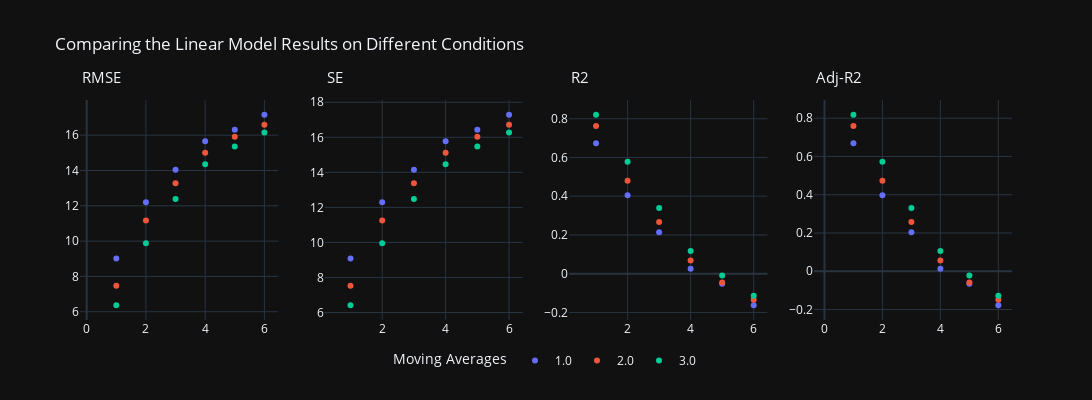
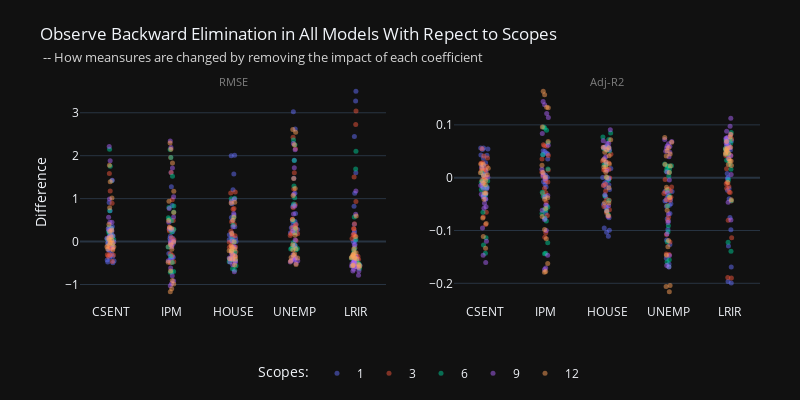
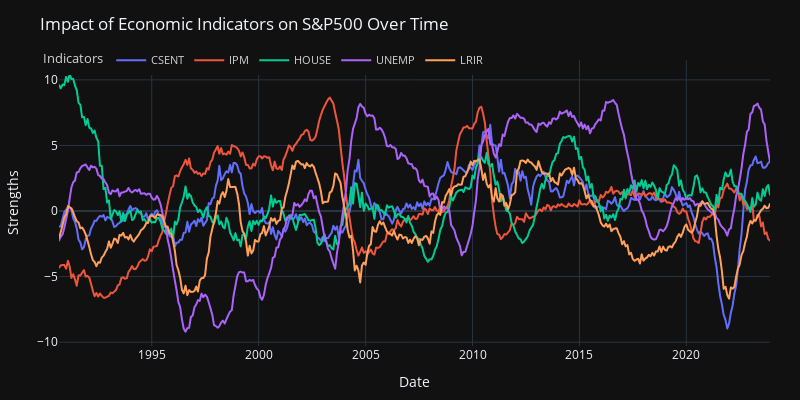

Notebook cell for these charts, in order:
### Markdown cell above
### Multiple linear Regression

### Code cell
# comparing model performance & backward elimination test
fig1_1, fig1_2, fig1_3 = PA.model_learning(model='LinR', scopes=[1, 3, 6, 9, 12], alpha_=0.1)

horizon_plots(fig1_1, 'Linear Model').show()
fig1_2.show()
fig1_3.show()

### Figure 1 — Plotly figure (JSON) as saved in the notebook; plotly's stock layout.template omitted (floating-point values rounded to 4 significant figures)
{"data": [{"hovertemplate": "MA=1.0<br>FP=%{x}<br>RMSE=%{y}<extra></extra>", "legendgroup": "1.0", "marker": {"color": "#636efa", "symbol": "circle"}, "mode": "markers", "name": "1.0", "orientation": "v", "showlegend": true, "type": "scatter", "x": [1, 2, 3, 4, 5, 6], "xaxis": "x", "y": [9.01, 12.2, 14.04, 15.66, 16.3, 17.16], "yaxis": "y"}, {"hovertemplate": "MA=2.0<br>FP=%{x}<br>RMSE=%{y}<extra></extra>", "legendgroup": "2.0", "marker": {"color": "#EF553B", "symbol": "circle"}, "mode": "markers", "name": "2.0", "orientation": "v", "showlegend": true, "type": "scatter", "x": [1, 2, 3, 4, 5, 6], "xaxis": "x", "y": [7.476, 11.16, 13.28, 15.0, 15.91, 16.59], "yaxis": "y"}, {"hovertemplate": "MA=3.0<br>FP=%{x}<br>RMSE=%{y}<extra></extra>", "legendgroup": "3.0", "marker": {"color": "#00cc96", "symbol": "circle"}, "mode": "markers", "name": "3.0", "orientation": "v", "showlegend": true, "type": "scatter", "x": [1, 2, 3, 4, 5, 6], "xaxis": "x", "y": [6.367, 9.873, 12.39, 14.35, 15.36, 16.16], "yaxis": "y"}, {"hovertemplate": "MA=1.0<br>FP=%{x}<br>SE=%{y}<extra></extra>", "legendgroup": "1.0", "marker": {"color": "#636efa", "symbol": "circle"}, "mode": "markers", "name": "1.0", "orientation": "v", "showlegend": false, "type": "scatter", "x": [1, 2, 3, 4, 5, 6], "xaxis": "x2", "y": [9.077, 12.29, 14.15, 15.78, 16.43, 17.29], "yaxis": "y2"}, {"hovertemplate": "MA=2.0<br>FP=%{x}<br>SE=%{y}<extra></extra>", "legendgroup": "2.0", "marker": {"color": "#EF553B", "symbol": "circle"}, "mode": "markers", "name": "2.0", "orientation": "v", "showlegend": false, "type": "scatter", "x": [1, 2, 3, 4, 5, 6], "xaxis": "x2", "y": [7.532, 11.25, 13.38, 15.11, 16.03, 16.72], "yaxis": "y2"}, {"hovertemplate": "MA=3.0<br>FP=%{x}<br>SE=%{y}<extra></extra>", "legendgroup": "3.0", "marker": {"color": "#00cc96", "symbol": "circle"}, "mode": "markers", "name": "3.0", "orientation": "v", "showlegend": false, "type": "scatter", "x": [1, 2, 3, 4, 5, 6], "xaxis": "x2", "y": [6.415, 9.948, 12.48, 14.46, 15.48, 16.28], "yaxis": "y2"}, {"hovertemplate": "MA=1.0<br>FP=%{x}<br>R2=%{y}<extra></extra>", "legendgroup": "1.0", "marker": {"color": "#636efa", "symbol": "circle"}, "mode": "markers", "name": "1.0", "orientation": "v", "showlegend": false, "type": "scatter", "x": [1, 2, 3, 4, 5, 6], "xaxis": "x3", "y": [0.6727, 0.405, 0.2134, 0.02599, -0.05225, -0.1629], "yaxis": "y3"}, {"hovertemplate": "MA=2.0<br>FP=%{x}<br>R2=%{y}<extra></extra>", "legendgroup": "2.0", "marker": {"color": "#EF553B", "symbol": "circle"}, "mode": "markers", "name": "2.0", "orientation": "v", "showlegend": false, "type": "scatter", "x": [1, 2, 3, 4, 5, 6], "xaxis": "x3", "y": [0.7622, 0.4803, 0.2664, 0.06784, -0.04537, -0.135], "yaxis": "y3"}, {"hovertemplate": "MA=3.0<br>FP=%{x}<br>R2=%{y}<extra></extra>", "legendgroup": "3.0", "marker": {"color": "#00cc96", "symbol": "circle"}, "mode": "markers", "name": "3.0", "orientation": "v", "showlegend": false, "type": "scatter", "x": [1, 2, 3, 4, 5, 6], "xaxis": "x3", "y": [0.8204, 0.5784, 0.3389, 0.1166, -0.009798, -0.1142], "yaxis": "y3"}, {"hovertemplate": "MA=1.0<br>FP=%{x}<br>Adj-R2=%{y}<extra></extra>", "legendgroup": "1.0", "marker": {"color": "#636efa", "symbol": "circle"}, "mode": "markers", "name": "1.0", "orientation": "v", "showlegend": false, "type": "scatter", "x": [1, 2, 3, 4, 5, 6], "xaxis": "x4", "y": [0.6686, 0.3975, 0.2035, 0.01369, -0.06557, -0.1776], "yaxis": "y4"}, {"hovertemplate": "MA=2.0<br>FP=%{x}<br>Adj-R2=%{y}<extra></extra>", "legendgroup": "2.0", "marker": {"color": "#EF553B", "symbol": "circle"}, "mode": "markers", "name": "2.0", "orientation": "v", "showlegend": false, "type": "scatter", "x": [1, 2, 3, 4, 5, 6], "xaxis": "x4", "y": [0.7592, 0.4737, 0.2571, 0.05607, -0.0586, -0.1494], "yaxis": "y4"}, {"hovertemplate": "MA=3.0<br>FP=%{x}<br>Adj-R2=%{y}<extra></extra>", "legendgroup": "3.0", "marker": {"color": "#00cc96", "symbol": "circle"}, "mode": "markers", "name": "3.0", "orientation": "v", "showlegend": false, "type": "scatter", "x": [1, 2, 3, 4, 5, 6], "xaxis": "x4", "y": [0.8182, 0.5731, 0.3306, 0.1055, -0.02258, -0.1284], "yaxis": "y4"}], "layout": {"annotations": [{"font": {"size": 15}, "showarrow": false, "text": "RMSE", "x": 0.5, "xanchor": "center", "xref": "x", "y": 1.05, "yanchor": "bottom", "yref": "paper"}, {"font": {"size": 15}, "showarrow": false, "text": "SE", "x": 0.5, "xanchor": "center", "xref": "x2", "y": 1.05, "yanchor": "bottom", "yref": "paper"}, {"font": {"size": 15}, "showarrow": false, "text": "R2", "x": 0.5, "xanchor": "center", "xref": "x3", "y": 1.05, "yanchor": "bottom", "yref": "paper"}, {"font": {"size": 15}, "showarrow": false, "text": "Adj-R2", "x": 0.5, "xanchor": "center", "xref": "x4", "y": 1.05, "yanchor": "bottom", "yref": "paper"}], "height": 400, "legend": {"orientation": "h", "title": {"text": "Moving Averages"}, "x": 0.5, "xanchor": "center", "y": -0.25, "yanchor": "bottom"}, "title": {"text": "Comparing the Linear Model Results on Different Conditions"}, "width": 1250, "xaxis": {"anchor": "y", "domain": [0, 0.2125]}, "xaxis2": {"anchor": "y2", "domain": [0.2625, 0.475]}, "xaxis3": {"anchor": "y3", "domain": [0.525, 0.7375]}, "xaxis4": {"anchor": "y4", "domain": [0.7875, 1]}, "yaxis": {"anchor": "x", "domain": [0, 1]}, "yaxis2": {"anchor": "x2", "domain": [0, 1]}, "yaxis3": {"anchor": "x3", "domain": [0, 1]}, "yaxis4": {"anchor": "x4", "domain": [0, 1]}}}

### Figure 2 — Plotly figure (JSON) as saved in the notebook; plotly's stock layout.template omitted (floating-point values rounded to 4 significant figures)
{"data": [{"alignmentgroup": "True", "boxpoints": "all", "fillcolor": "rgba(255,255,255,0)", "hoveron": "points", "hovertemplate": "sc=1<br>theta=%{x}<br>diff=%{y}<extra></extra>", "legendgroup": "1", "line": {"color": "rgba(255,255,255,0)"}, "marker": {"color": "#636efa", "opacity": 0.5, "size": 5}, "name": "1", "offsetgroup": "1", "orientation": "v", "pointpos": 0, "showlegend": true, "type": "box", "x": ["CSENT", "IPM", "HOUSE", "UNEMP", "LRIR", "CSENT", "IPM", "HOUSE", "UNEMP", "LRIR", "CSENT", "IPM", "HOUSE", "UNEMP", "LRIR", "CSENT", "IPM", "HOUSE", "UNEMP", "LRIR", "CSENT", "IPM", "HOUSE", "UNEMP", "LRIR", "CSENT", "IPM", "HOUSE", "UNEMP", "LRIR", "CSENT", "IPM", "HOUSE", "UNEMP", "LRIR", "CSENT", "IPM", "HOUSE", "UNEMP", "LRIR", "CSENT", "IPM", "HOUSE", "UNEMP", "LRIR", "CSENT", "IPM", "HOUSE", "UNEMP", "LRIR", "CSENT", "IPM", "HOUSE", "UNEMP", "LRIR", "CSENT", "IPM", "HOUSE", "UNEMP", "LRIR", "CSENT", "IPM", "HOUSE", "UNEMP", "LRIR", "CSENT", "IPM", "HOUSE", "UNEMP", "LRIR", "CSENT", "IPM", "HOUSE", "UNEMP", "LRIR", "CSENT", "IPM", "HOUSE", "UNEMP", "LRIR", "CSENT", "IPM", "HOUSE", "UNEMP", "LRIR", "CSENT", "IPM", "HOUSE", "UNEMP", "LRIR"], "x0": " ", "xaxis": "x", "y": [0.348, 0.8391, 1.575, 1.892, 2.445, -0.3237, 0.02371, 0.616, 0.8463, 0.8233, -0.2105, 0.1262, 0.3436, 0.4692, 0.1952, -0.4775, -0.05377, 0.004233, 0.3246, -0.06944, -0.454, -0.4107, -0.1393, 0.2057, -0.412, -0.2887, -0.3636, 0.07979, 0.2036, -0.5205, 0.7195, 1.279, 2.0, 2.622, 3.275, -0.1357, -0.009691, 0.8794, 1.124, 1.126, -0.1496, 0.07422, 0.4887, 0.6524, 0.235, -0.4939, -0.08684, 0.1572, 0.3763, -0.003837, -0.4278, -0.3967, -0.004436, 0.2809, -0.4205, -0.1915, -0.3517, 0.107, 0.3306, -0.5445, 0.9101, 1.606, 2.01, 3.026, 3.503, 0.2212, 0.236, 1.207, 1.477, 1.603, 0.03462, 0.07769, 0.5602, 0.8129, 0.4046, -0.3827, -0.03899, 0.1965, 0.4655, 0.01771, -0.3418, -0.3519, 0.0454, 0.3282, -0.3924, -0.0976, -0.2772, 0.1027, 0.3994, -0.5505], "y0": " ", "yaxis": "y"}, {"alignmentgroup": "True", "boxpoints": "all", "fillcolor": "rgba(255,255,255,0)", "hoveron": "points", "hovertemplate": "sc=1<br>theta=%{x}<br>diff=%{y}<extra></extra>", "legendgroup": "1", "line": {"color": "rgba(255,255,255,0)"}, "marker": {"color": "#636efa", "opacity": 0.5, "size": 5}, "name": "1", "offsetgroup": "1", "orientation": "v", "pointpos": 0, "showlegend": false, "type": "box", "x": ["CSENT", "IPM", "HOUSE", "UNEMP", "LRIR", "CSENT", "IPM", "HOUSE", "UNEMP", "LRIR", "CSENT", "IPM", "HOUSE", "UNEMP", "LRIR", "CSENT", "IPM", "HOUSE", "UNEMP", "LRIR", "CSENT", "IPM", "HOUSE", "UNEMP", "LRIR", "CSENT", "IPM", "HOUSE", "UNEMP", "LRIR", "CSENT", "IPM", "HOUSE", "UNEMP", "LRIR", "CSENT", "IPM", "HOUSE", "UNEMP", "LRIR", "CSENT", "IPM", "HOUSE", "UNEMP", "LRIR", "CSENT", "IPM", "HOUSE", "UNEMP", "LRIR", "CSENT", "IPM", "HOUSE", "UNEMP", "LRIR", "CSENT", "IPM", "HOUSE", "UNEMP", "LRIR", "CSENT", "IPM", "HOUSE", "UNEMP", "LRIR", "CSENT", "IPM", "HOUSE", "UNEMP", "LRIR", "CSENT", "IPM", "HOUSE", "UNEMP", "LRIR", "CSENT", "IPM", "HOUSE", "UNEMP", "LRIR", "CSENT", "IPM", "HOUSE", "UNEMP", "LRIR", "CSENT", "IPM", "HOUSE", "UNEMP", "LRIR"], "x0": " ", "xaxis": "x2", "y": [-0.02114, -0.05265, -0.1035, -0.1268, -0.1693, 0.02818, -0.002097, -0.05596, -0.07767, -0.07549, 0.02153, -0.01308, -0.03592, -0.04929, -0.02029, 0.05442, 0.006218, -0.0004905, -0.03803, 0.008027, 0.05616, 0.05089, 0.01741, -0.02599, 0.05105, 0.03679, 0.04622, -0.01028, -0.02634, 0.06585, -0.03605, -0.06707, -0.111, -0.1524, -0.1993, 0.01115, 0.0008016, -0.07603, -0.09832, -0.09852, 0.01505, -0.007534, -0.05046, -0.06781, -0.02402, 0.0561, 0.01001, -0.01829, -0.04411, 0.0004437, 0.05337, 0.04954, 0.0005612, -0.03587, 0.05246, 0.02463, 0.04498, -0.0139, -0.04323, 0.06921, -0.0408, -0.07686, -0.09977, -0.1636, -0.1966, -0.0165, -0.01762, -0.09516, -0.1182, -0.1292, -0.003368, -0.007572, -0.05577, -0.08182, -0.04, 0.04294, 0.004434, -0.02255, -0.05395, -0.002018, 0.04255, 0.0438, -0.005729, -0.04182, 0.04877, 0.01258, 0.03553, -0.01332, -0.05235, 0.06991], "y0": " ", "yaxis": "y2"}, {"alignmentgroup": "True", "boxpoints": "all", "fillcolor": "rgba(255,255,255,0)", "hoveron": "points", "hovertemplate": "sc=3<br>theta=%{x}<br>diff=%{y}<extra></extra>", "legendgroup": "3", "line": {"color": "rgba(255,255,255,0)"}, "marker": {"color": "#EF553B", "opacity": 0.5, "size": 5}, "name": "3", "offsetgroup": "3", "orientation": "v", "pointpos": 0, "showlegend": true, "type": "box", "x": ["CSENT", "IPM", "HOUSE", "UNEMP", "LRIR", "CSENT", "IPM", "HOUSE", "UNEMP", "LRIR", "CSENT", "IPM", "HOUSE", "UNEMP", "LRIR", "CSENT", "IPM", "HOUSE", "UNEMP", "LRIR", "CSENT", "IPM", "HOUSE", "UNEMP", "LRIR", "CSENT", "IPM", "HOUSE", "UNEMP", "LRIR", "CSENT", "IPM", "HOUSE", "UNEMP", "LRIR", "CSENT", "IPM", "HOUSE", "UNEMP", "LRIR", "CSENT", "IPM", "HOUSE", "UNEMP", "LRIR", "CSENT", "IPM", "HOUSE", "UNEMP", "LRIR", "CSENT", "IPM", "HOUSE", "UNEMP", "LRIR", "CSENT", "IPM", "HOUSE", "UNEMP", "LRIR", "CSENT", "IPM", "HOUSE", "UNEMP", "LRIR", "CSENT", "IPM", "HOUSE", "UNEMP", "LRIR", "CSENT", "IPM", "HOUSE", "UNEMP", "LRIR", "CSENT", "IPM", "HOUSE", "UNEMP", "LRIR", "CSENT", "IPM", "HOUSE", "UNEMP", "LRIR", "CSENT", "IPM", "HOUSE", "UNEMP", "LRIR"], "x0": " ", "xaxis": "x", "y": [0.8936, 0.9741, 0.7498, 1.602, 1.506, -0.3144, 0.4926, 0.1341, 0.7934, 0.2948, 0.1202, 0.2796, 0.2392, 0.3479, 0.4161, -0.3083, -0.0837, -0.366, 0.1801, 0.163, -0.03766, -0.494, -0.129, 0.02643, -0.3511, -0.09967, -0.4819, -0.1196, 0.2837, -0.4139, 1.178, 1.61, 1.155, 2.162, 2.729, -0.3064, 0.09085, 0.4633, 0.8628, 0.3067, -0.1266, 0.3292, 0.1454, 0.3988, 0.1599, -0.3437, -0.02377, -0.2641, 0.1819, 0.07207, -0.1701, -0.2842, -0.1324, 0.1403, -0.3421, -0.001525, -0.4684, -0.1121, 0.2283, -0.5599, 1.584, 1.957, 1.129, 2.427, 3.039, 0.03305, 0.2431, 0.7726, 1.226, 0.9324, -0.1562, 0.2797, 0.3983, 0.5173, 0.1136, -0.4657, 0.04184, -0.2346, 0.2098, -0.1428, -0.1149, -0.1184, -0.0176, 0.2041, -0.3408, 0.003982, -0.3239, 0.005344, 0.3208, -0.5698], "y0": " ", "yaxis": "y"}, {"alignmentgroup": "True", "boxpoints": "all", "fillcolor": "rgba(255,255,255,0)", "hoveron": "points", "hovertemplate": "sc=3<br>theta=%{x}<br>diff=%{y}<extra></extra>", "legendgroup": "3", "line": {"color": "rgba(255,255,255,0)"}, "marker": {"color": "#EF553B", "opacity": 0.5, "size": 5}, "name": "3", "offsetgroup": "3", "orientation": "v", "pointpos": 0, "showlegend": false, "type": "box", "x": ["CSENT", "IPM", "HOUSE", "UNEMP", "LRIR", "CSENT", "IPM", "HOUSE", "UNEMP", "LRIR", "CSENT", "IPM", "HOUSE", "UNEMP", "LRIR", "CSENT", "IPM", "HOUSE", "UNEMP", "LRIR", "CSENT", "IPM", "HOUSE", "UNEMP", "LRIR", "CSENT", "IPM", "HOUSE", "UNEMP", "LRIR", "CSENT", "IPM", "HOUSE", "UNEMP", "LRIR", "CSENT", "IPM", "HOUSE", "UNEMP", "LRIR", "CSENT", "IPM", "HOUSE", "UNEMP", "LRIR", "CSENT", "IPM", "HOUSE", "UNEMP", "LRIR", "CSENT", "IPM", "HOUSE", "UNEMP", "LRIR", "CSENT", "IPM", "HOUSE", "UNEMP", "LRIR", "CSENT", "IPM", "HOUSE", "UNEMP", "LRIR", "CSENT", "IPM", "HOUSE", "UNEMP", "LRIR", "CSENT", "IPM", "HOUSE", "UNEMP", "LRIR", "CSENT", "IPM", "HOUSE", "UNEMP", "LRIR", "CSENT", "IPM", "HOUSE", "UNEMP", "LRIR", "CSENT", "IPM", "HOUSE", "UNEMP", "LRIR"], "x0": " ", "xaxis": "x2", "y": [-0.06533, -0.07153, -0.05439, -0.1217, -0.1139, 0.02834, -0.046, -0.01233, -0.07506, -0.02729, -0.01264, -0.02958, -0.02527, -0.0369, -0.04424, 0.03728, 0.0102, 0.04417, -0.02213, -0.02002, 0.004598, 0.05941, 0.0157, -0.003234, 0.04243, 0.013, 0.06212, 0.01559, -0.03744, 0.05348, -0.07426, -0.1044, -0.0727, -0.1453, -0.1899, 0.02724, -0.008227, -0.04268, -0.08093, -0.02805, 0.01295, -0.03431, -0.01504, -0.04167, -0.01655, 0.04125, 0.002884, 0.03178, -0.02224, -0.008775, 0.02118, 0.03525, 0.01651, -0.01765, 0.04235, 0.0001993, 0.06032, 0.0146, -0.03006, 0.07189, -0.08854, -0.1126, -0.0609, -0.1446, -0.1891, -0.00273, -0.0203, -0.0663, -0.1076, -0.08066, 0.01557, -0.0284, -0.04065, -0.05305, -0.01146, 0.05495, -0.005028, 0.02791, -0.02536, 0.01704, 0.01426, 0.01469, 0.002191, -0.0256, 0.04194, -0.0005229, 0.04208, -0.0007019, -0.04256, 0.07342], "y0": " ", "yaxis": "y2"}, {"alignmentgroup": "True", "boxpoints": "all", "fillcolor": "rgba(255,255,255,0)", "hoveron": "points", "hovertemplate": "sc=6<br>theta=%{x}<br>diff=%{y}<extra></extra>", "legendgroup": "6", "line": {"color": "rgba(255,255,255,0)"}, "marker": {"color": "#00cc96", "opacity": 0.5, "size": 5}, "name": "6", "offsetgroup": "6", "orientation": "v", "pointpos": 0, "showlegend": true, "type": "box", "x": ["CSENT", "IPM", "HOUSE", "UNEMP", "LRIR", "CSENT", "IPM", "HOUSE", "UNEMP", "LRIR", "CSENT", "IPM", "HOUSE", "UNEMP", "LRIR", "CSENT", "IPM", "HOUSE", "UNEMP", "LRIR", "CSENT", "IPM", "HOUSE", "UNEMP", "LRIR", "CSENT", "IPM", "HOUSE", "UNEMP", "LRIR", "CSENT", "IPM", "HOUSE", "UNEMP", "LRIR", "CSENT", "IPM", "HOUSE", "UNEMP", "LRIR", "CSENT", "IPM", "HOUSE", "UNEMP", "LRIR", "CSENT", "IPM", "HOUSE", "UNEMP", "LRIR", "CSENT", "IPM", "HOUSE", "UNEMP", "LRIR", "CSENT", "IPM", "HOUSE", "UNEMP", "LRIR", "CSENT", "IPM", "HOUSE", "UNEMP", "LRIR", "CSENT", "IPM", "HOUSE", "UNEMP", "LRIR", "CSENT", "IPM", "HOUSE", "UNEMP", "LRIR", "CSENT", "IPM", "HOUSE", "UNEMP", "LRIR", "CSENT", "IPM", "HOUSE", "UNEMP", "LRIR", "CSENT", "IPM", "HOUSE", "UNEMP", "LRIR"], "x0": " ", "xaxis": "x", "y": [1.415, 1.523, 0.5628, 1.886, 0.5696, 0.3082, 0.7948, -0.2438, 0.8772, -0.1585, 0.2916, 0.4838, -0.2146, 0.205, -0.221, 0.1831, 0.2202, -0.6339, -0.09857, -0.2703, 0.155, -0.71, -0.6682, -0.1736, -0.3843, -0.06984, -0.7137, -0.4168, -0.1582, -0.3878, 1.757, 1.957, 0.9975, 2.254, 1.689, 0.3331, 0.6876, 0.04567, 1.022, -0.3305, 0.06025, 0.5175, -0.2284, 0.2912, -0.4048, 0.1408, 0.2868, -0.4675, -0.08576, -0.3579, 0.2406, -0.334, -0.5609, -0.1336, -0.5088, 0.04628, -0.6972, -0.4339, -0.1892, -0.5231, 2.151, 2.146, 1.011, 2.365, 2.102, 0.7176, 0.8299, 0.3798, 1.292, 0.04512, 0.07825, 0.5553, -0.009151, 0.4839, -0.5601, -0.04067, 0.2822, -0.415, -0.02552, -0.4545, 0.2378, -0.1274, -0.4074, -0.1335, -0.5667, 0.1188, -0.4854, -0.404, -0.1595, -0.6287], "y0": " ", "yaxis": "y"}, {"alignmentgroup": "True", "boxpoints": "all", "fillcolor": "rgba(255,255,255,0)", "hoveron": "points", "hovertemplate": "sc=6<br>theta=%{x}<br>diff=%{y}<extra></extra>", "legendgroup": "6", "line": {"color": "rgba(255,255,255,0)"}, "marker": {"color": "#00cc96", "opacity": 0.5, "size": 5}, "name": "6", "offsetgroup": "6", "orientation": "v", "pointpos": 0, "showlegend": false, "type": "box", "x": ["CSENT", "IPM", "HOUSE", "UNEMP", "LRIR", "CSENT", "IPM", "HOUSE", "UNEMP", "LRIR", "CSENT", "IPM", "HOUSE", "UNEMP", "LRIR", "CSENT", "IPM", "HOUSE", "UNEMP", "LRIR", "CSENT", "IPM", "HOUSE", "UNEMP", "LRIR", "CSENT", "IPM", "HOUSE", "UNEMP", "LRIR", "CSENT", "IPM", "HOUSE", "UNEMP", "LRIR", "CSENT", "IPM", "HOUSE", "UNEMP", "LRIR", "CSENT", "IPM", "HOUSE", "UNEMP", "LRIR", "CSENT", "IPM", "HOUSE", "UNEMP", "LRIR", "CSENT", "IPM", "HOUSE", "UNEMP", "LRIR", "CSENT", "IPM", "HOUSE", "UNEMP", "LRIR", "CSENT", "IPM", "HOUSE", "UNEMP", "LRIR", "CSENT", "IPM", "HOUSE", "UNEMP", "LRIR", "CSENT", "IPM", "HOUSE", "UNEMP", "LRIR", "CSENT", "IPM", "HOUSE", "UNEMP", "LRIR", "CSENT", "IPM", "HOUSE", "UNEMP", "LRIR", "CSENT", "IPM", "HOUSE", "UNEMP", "LRIR"], "x0": " ", "xaxis": "x2", "y": [-0.1138, -0.1231, -0.04331, -0.1552, -0.04385, -0.03124, -0.08212, 0.02417, -0.09093, 0.01576, -0.03366, -0.05622, 0.02433, -0.0236, 0.02506, -0.02285, -0.0275, 0.07701, 0.01219, 0.03323, -0.02017, 0.08992, 0.08473, 0.02236, 0.04916, 0.009549, 0.09575, 0.05641, 0.02157, 0.05254, -0.1276, -0.1438, -0.0693, -0.1685, -0.1223, -0.0324, -0.06792, -0.004388, -0.1024, 0.03123, -0.006818, -0.05955, 0.02557, -0.03323, 0.04502, -0.01752, -0.03586, 0.05697, 0.01059, 0.04379, -0.03172, 0.04324, 0.07207, 0.01741, 0.06548, -0.006393, 0.09414, 0.05907, 0.02595, 0.07102, -0.1433, -0.1429, -0.06231, -0.1597, -0.1395, -0.0656, -0.07628, -0.03417, -0.1214, -0.003993, -0.008546, -0.06179, 0.0009959, -0.0537, 0.05962, 0.005, -0.03508, 0.05034, 0.003139, 0.05506, -0.03132, 0.01657, 0.05252, 0.01738, 0.07267, -0.01655, 0.06635, 0.05537, 0.02202, 0.08555], "y0": " ", "yaxis": "y2"}, {"alignmentgroup": "True", "boxpoints": "all", "fillcolor": "rgba(255,255,255,0)", "hoveron": "points", "hovertemplate": "sc=9<br>theta=%{x}<br>diff=%{y}<extra></extra>", "legendgroup": "9", "line": {"color": "rgba(255,255,255,0)"}, "marker": {"color": "#ab63fa", "opacity": 0.5, "size": 5}, "name": "9", "offsetgroup": "9", "orientation": "v", "pointpos": 0, "showlegend": true, "type": "box", "x": ["CSENT", "IPM", "HOUSE", "UNEMP", "LRIR", "CSENT", "IPM", "HOUSE", "UNEMP", "LRIR", "CSENT", "IPM", "HOUSE", "UNEMP", "LRIR", "CSENT", "IPM", "HOUSE", "UNEMP", "LRIR", "CSENT", "IPM", "HOUSE", "UNEMP", "LRIR", "CSENT", "IPM", "HOUSE", "UNEMP", "LRIR", "CSENT", "IPM", "HOUSE", "UNEMP", "LRIR", "CSENT", "IPM", "HOUSE", "UNEMP", "LRIR", "CSENT", "IPM", "HOUSE", "UNEMP", "LRIR", "CSENT", "IPM", "HOUSE", "UNEMP", "LRIR", "CSENT", "IPM", "HOUSE", "UNEMP", "LRIR", "CSENT", "IPM", "HOUSE", "UNEMP", "LRIR", "CSENT", "IPM", "HOUSE", "UNEMP", "LRIR", "CSENT", "IPM", "HOUSE", "UNEMP", "LRIR", "CSENT", "IPM", "HOUSE", "UNEMP", "LRIR", "CSENT", "IPM", "HOUSE", "UNEMP", "LRIR", "CSENT", "IPM", "HOUSE", "UNEMP", "LRIR", "CSENT", "IPM", "HOUSE", "UNEMP", "LRIR"], "x0": " ", "xaxis": "x", "y": [1.427, 1.716, 0.6547, 1.721, -0.07798, 0.4523, 0.5737, -0.2774, 0.6391, -0.349, 0.4501, 0.2793, -0.3333, -0.09005, -0.4795, 0.3004, -0.1226, -0.7009, -0.3689, -0.5087, 0.1094, -0.9204, -0.4841, -0.4487, -0.4573, -0.1371, -1.032, -0.401, -0.5085, -0.4847, 1.883, 2.192, 0.9909, 2.14, 0.6383, 0.5676, 0.7712, 0.01858, 0.8255, -0.5874, 0.2553, 0.3036, -0.3071, 0.03781, -0.5209, 0.2377, -0.03449, -0.5379, -0.3834, -0.5701, 0.1439, -0.6154, -0.4755, -0.4295, -0.5959, -0.03457, -0.9757, -0.3996, -0.4788, -0.6839, 2.214, 2.341, 0.9378, 2.286, 1.178, 0.9931, 1.044, 0.3465, 1.109, -0.4649, 0.3107, 0.4469, -0.1177, 0.2476, -0.6885, 0.07611, 0.01309, -0.4516, -0.3056, -0.5817, 0.1379, -0.448, -0.3853, -0.4079, -0.6456, -0.006051, -0.7948, -0.3757, -0.4416, -0.7831], "y0": " ", "yaxis": "y"}, {"alignmentgroup": "True", "boxpoints": "all", "fillcolor": "rgba(255,255,255,0)", "hoveron": "points", "hovertemplate": "sc=9<br>theta=%{x}<br>diff=%{y}<extra></extra>", "legendgroup": "9", "line": {"color": "rgba(255,255,255,0)"}, "marker": {"color": "#ab63fa", "opacity": 0.5, "size": 5}, "name": "9", "offsetgroup": "9", "orientation": "v", "pointpos": 0, "showlegend": false, "type": "box", "x": ["CSENT", "IPM", "HOUSE", "UNEMP", "LRIR", "CSENT", "IPM", "HOUSE", "UNEMP", "LRIR", "CSENT", "IPM", "HOUSE", "UNEMP", "LRIR", "CSENT", "IPM", "HOUSE", "UNEMP", "LRIR", "CSENT", "IPM", "HOUSE", "UNEMP", "LRIR", "CSENT", "IPM", "HOUSE", "UNEMP", "LRIR", "CSENT", "IPM", "HOUSE", "UNEMP", "LRIR", "CSENT", "IPM", "HOUSE", "UNEMP", "LRIR", "CSENT", "IPM", "HOUSE", "UNEMP", "LRIR", "CSENT", "IPM", "HOUSE", "UNEMP", "LRIR", "CSENT", "IPM", "HOUSE", "UNEMP", "LRIR", "CSENT", "IPM", "HOUSE", "UNEMP", "LRIR", "CSENT", "IPM", "HOUSE", "UNEMP", "LRIR", "CSENT", "IPM", "HOUSE", "UNEMP", "LRIR", "CSENT", "IPM", "HOUSE", "UNEMP", "LRIR", "CSENT", "IPM", "HOUSE", "UNEMP", "LRIR", "CSENT", "IPM", "HOUSE", "UNEMP", "LRIR", "CSENT", "IPM", "HOUSE", "UNEMP", "LRIR"], "x0": " ", "xaxis": "x2", "y": [-0.1204, -0.1467, -0.05318, -0.1472, 0.006103, -0.04841, -0.06169, 0.02888, -0.0689, 0.03623, -0.05505, -0.03397, 0.03972, 0.01082, 0.05687, -0.04003, 0.01613, 0.09058, 0.04816, 0.06613, -0.01491, 0.1217, 0.06486, 0.06018, 0.06131, 0.01964, 0.1441, 0.05701, 0.07208, 0.06876, -0.147, -0.1739, -0.0736, -0.1693, -0.04646, -0.05781, -0.07921, -0.001849, -0.08497, 0.05697, -0.03058, -0.03643, 0.03606, -0.004495, 0.06071, -0.0316, 0.004546, 0.06977, 0.04997, 0.07387, -0.02006, 0.08384, 0.06506, 0.05885, 0.08124, 0.00502, 0.1379, 0.05743, 0.06865, 0.09746, -0.1604, -0.171, -0.06276, -0.1664, -0.08003, -0.09512, -0.1002, -0.03221, -0.1068, 0.04158, -0.03587, -0.05187, 0.01337, -0.02852, 0.07653, -0.009956, -0.001709, 0.05804, 0.03947, 0.07444, -0.01926, 0.06145, 0.05295, 0.05602, 0.08799, 0.0008895, 0.1141, 0.05463, 0.06408, 0.1125], "y0": " ", "yaxis": "y2"}, {"alignmentgroup": "True", "boxpoints": "all", "fillcolor": "rgba(255,255,255,0)", "hoveron": "points", "hovertemplate": "sc=12<br>theta=%{x}<br>diff=%{y}<extra></extra>", "legendgroup": "12", "line": {"color": "rgba(255,255,255,0)"}, "marker": {"color": "#FFA15A", "opacity": 0.5, "size": 5}, "name": "12", "offsetgroup": "12", "orientation": "v", "pointpos": 0, "showlegend": true, "type": "box", "x": ["CSENT", "IPM", "HOUSE", "UNEMP", "LRIR", "CSENT", "IPM", "HOUSE", "UNEMP", "LRIR", "CSENT", "IPM", "HOUSE", "UNEMP", "LRIR", "CSENT", "IPM", "HOUSE", "UNEMP", "LRIR", "CSENT", "IPM", "HOUSE", "UNEMP", "LRIR", "CSENT", "IPM", "HOUSE", "UNEMP", "LRIR", "CSENT", "IPM", "HOUSE", "UNEMP", "LRIR", "CSENT", "IPM", "HOUSE", "UNEMP", "LRIR", "CSENT", "IPM", "HOUSE", "UNEMP", "LRIR", "CSENT", "IPM", "HOUSE", "UNEMP", "LRIR", "CSENT", "IPM", "HOUSE", "UNEMP", "LRIR", "CSENT", "IPM", "HOUSE", "UNEMP", "LRIR", "CSENT", "IPM", "HOUSE", "UNEMP", "LRIR", "CSENT", "IPM", "HOUSE", "UNEMP", "LRIR", "CSENT", "IPM", "HOUSE", "UNEMP", "LRIR", "CSENT", "IPM", "HOUSE", "UNEMP", "LRIR", "CSENT", "IPM", "HOUSE", "UNEMP", "LRIR", "CSENT", "IPM", "HOUSE", "UNEMP", "LRIR"], "x0": " ", "xaxis": "x", "y": [1.014, 1.828, 0.5709, 2.254, -0.3096, 0.2703, 0.676, -0.1029, 1.076, -0.2988, 0.2365, 0.3098, -0.2149, 0.149, -0.2615, 0.07742, -0.1777, -0.5459, -0.1889, -0.1726, -0.06577, -0.9861, -0.411, -0.3725, -0.3376, 0.03535, -1.171, -0.1397, -0.5353, -0.3811, 1.392, 2.151, 0.9155, 2.544, 0.1205, 0.3982, 0.9374, 0.1887, 1.233, -0.5642, 0.04417, 0.3341, -0.1731, 0.3087, -0.3761, -0.02652, -0.07298, -0.398, -0.1659, -0.2624, -0.1217, -0.6874, -0.4094, -0.3195, -0.3706, -0.03846, -1.1, -0.2074, -0.4601, -0.5308, 1.778, 2.297, 0.897, 2.612, 0.5973, 0.7868, 1.172, 0.4979, 1.471, -0.548, 0.1128, 0.4883, -0.002687, 0.515, -0.597, -0.191, -0.008401, -0.3124, -0.07489, -0.3576, -0.1741, -0.484, -0.3409, -0.2886, -0.4089, -0.1189, -0.9082, -0.2283, -0.3825, -0.5601], "y0": " ", "yaxis": "y"}, {"alignmentgroup": "True", "boxpoints": "all", "fillcolor": "rgba(255,255,255,0)", "hoveron": "points", "hovertemplate": "sc=12<br>theta=%{x}<br>diff=%{y}<extra></extra>", "legendgroup": "12", "line": {"color": "rgba(255,255,255,0)"}, "marker": {"color": "#FFA15A", "opacity": 0.5, "size": 5}, "name": "12", "offsetgroup": "12", "orientation": "v", "pointpos": 0, "showlegend": false, "type": "box", "x": ["CSENT", "IPM", "HOUSE", "UNEMP", "LRIR", "CSENT", "IPM", "HOUSE", "UNEMP", "LRIR", "CSENT", "IPM", "HOUSE", "UNEMP", "LRIR", "CSENT", "IPM", "HOUSE", "UNEMP", "LRIR", "CSENT", "IPM", "HOUSE", "UNEMP", "LRIR", "CSENT", "IPM", "HOUSE", "UNEMP", "LRIR", "CSENT", "IPM", "HOUSE", "UNEMP", "LRIR", "CSENT", "IPM", "HOUSE", "UNEMP", "LRIR", "CSENT", "IPM", "HOUSE", "UNEMP", "LRIR", "CSENT", "IPM", "HOUSE", "UNEMP", "LRIR", "CSENT", "IPM", "HOUSE", "UNEMP", "LRIR", "CSENT", "IPM", "HOUSE", "UNEMP", "LRIR", "CSENT", "IPM", "HOUSE", "UNEMP", "LRIR", "CSENT", "IPM", "HOUSE", "UNEMP", "LRIR", "CSENT", "IPM", "HOUSE", "UNEMP", "LRIR", "CSENT", "IPM", "HOUSE", "UNEMP", "LRIR", "CSENT", "IPM", "HOUSE", "UNEMP", "LRIR", "CSENT", "IPM", "HOUSE", "UNEMP", "LRIR"], "x0": " ", "xaxis": "x2", "y": [-0.08678, -0.1625, -0.04785, -0.2043, 0.02485, -0.02899, -0.07362, 0.01089, -0.1189, 0.03137, -0.02904, -0.03813, 0.026, -0.01824, 0.03159, -0.01039, 0.02367, 0.0719, 0.02516, 0.02299, 0.009123, 0.1332, 0.05645, 0.05122, 0.04647, -0.005115, 0.1638, 0.02012, 0.07623, 0.05451, -0.1116, -0.1792, -0.07152, -0.2162, -0.00901, -0.04079, -0.09814, -0.01916, -0.1306, 0.05551, -0.005352, -0.04089, 0.02082, -0.03775, 0.04491, 0.003563, 0.009791, 0.05286, 0.0222, 0.03499, 0.01725, 0.09587, 0.05758, 0.04505, 0.05218, 0.005659, 0.157, 0.03038, 0.0669, 0.07702, -0.1337, -0.1779, -0.064, -0.2059, -0.04184, -0.07627, -0.1155, -0.04764, -0.147, 0.04995, -0.01326, -0.05822, 0.0003146, -0.06147, 0.06837, 0.02539, 0.001124, 0.04137, 0.009994, 0.04728, 0.02481, 0.06831, 0.04832, 0.04098, 0.05785, 0.01773, 0.1323, 0.03393, 0.05658, 0.08243], "y0": " ", "yaxis": "y2"}], "layout": {"annotations": [{"font": {"color": "grey", "size": 11}, "showarrow": false, "text": "RMSE", "x": 0.225, "xanchor": "center", "xref": "paper", "y": 0.95, "yanchor": "bottom", "yref": "paper"}, {"font": {"color": "grey", "size": 11}, "showarrow": false, "text": "Adj-R2", "x": 0.775, "xanchor": "center", "xref": "paper", "y": 0.95, "yanchor": "bottom", "yref": "paper"}], "height": 400, "legend": {"orientation": "h", "title": {"text": "Scopes:"}, "x": 0.5, "xanchor": "center", "y": -0.25, "yanchor": "top"}, "margin": {"b": 60, "l": 80, "r": 40, "t": 80}, "title": {"text": "Observe Backward Elimination in All Models With Repect to Scopes<br><span style=\"font-size: 12.5px; color: lightgrey;\"> -- How meansures are changed by removing the impact of each coefficient</span>"}, "width": 800, "xaxis": {"anchor": "y", "domain": [0, 0.45]}, "xaxis2": {"anchor": "y2", "domain": [0.55, 1]}, "yaxis": {"anchor": "x", "domain": [0, 1], "title": {"text": "Difference"}}, "yaxis2": {"anchor": "x2", "domain": [0, 1]}}}

### Figure 3 — Plotly figure (JSON) as saved in the notebook; plotly's stock layout.template omitted (floating-point values rounded to 4 significant figures; data arrays with more than 128 entries replaced by an {"elided": "..."} marker saying what was removed)
{"data": [{"hovertemplate": "%{y}", "legendgroup": "CSENT", "line": {"color": "#636efa", "dash": "solid"}, "marker": {"symbol": "circle"}, "mode": "lines", "name": "CSENT", "showlegend": true, "type": "scattergl", "x": {"elided": "400 str values"}, "xaxis": "x", "y": {"elided": "400 float values"}, "yaxis": "y"}, {"hovertemplate": "%{y}", "legendgroup": "IPM", "line": {"color": "#EF553B", "dash": "solid"}, "marker": {"symbol": "circle"}, "mode": "lines", "name": "IPM", "showlegend": true, "type": "scattergl", "x": {"elided": "400 str values"}, "xaxis": "x", "y": {"elided": "400 float values"}, "yaxis": "y"}, {"hovertemplate": "%{y}", "legendgroup": "HOUSE", "line": {"color": "#00cc96", "dash": "solid"}, "marker": {"symbol": "circle"}, "mode": "lines", "name": "HOUSE", "showlegend": true, "type": "scattergl", "x": {"elided": "400 str values"}, "xaxis": "x", "y": {"elided": "400 float values"}, "yaxis": "y"}, {"hovertemplate": "%{y}", "legendgroup": "UNEMP", "line": {"color": "#ab63fa", "dash": "solid"}, "marker": {"symbol": "circle"}, "mode": "lines", "name": "UNEMP", "showlegend": true, "type": "scattergl", "x": {"elided": "400 str values"}, "xaxis": "x", "y": {"elided": "400 float values"}, "yaxis": "y"}, {"hovertemplate": "%{y}", "legendgroup": "LRIR", "line": {"color": "#FFA15A", "dash": "solid"}, "marker": {"symbol": "circle"}, "mode": "lines", "name": "LRIR", "showlegend": true, "type": "scattergl", "x": {"elided": "400 str values"}, "xaxis": "x", "y": {"elided": "400 float values"}, "yaxis": "y"}], "layout": {"height": 400, "hovermode": "x unified", "legend": {"font": {"color": "lightgray", "size": 11}, "orientation": "h", "title": {"text": "Indicators"}, "tracegroupgap": 0, "x": -0.025, "xanchor": "left", "y": 1.05, "yanchor": "top"}, "margin": {"b": 50, "l": 50, "r": 30, "t": 60}, "title": {"text": "Impact of Economic Indicators on S&P500 Over Time"}, "width": 800, "xaxis": {"anchor": "y", "domain": [0, 1], "title": {"text": "Date"}}, "yaxis": {"anchor": "x", "domain": [0, 1], "title": {"text": "Strengths"}}}}
